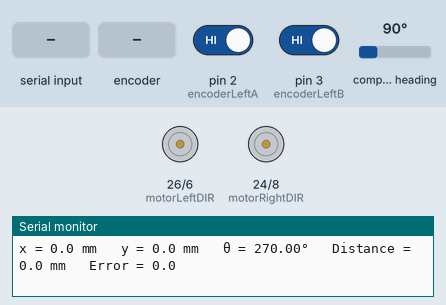
This sketch was run on a simulated Arduino Mega 2560, built with avr-gcc and run on an emulated ATmega2560. Parts: direction and speed pins drawn as motors (green arrow = direction pin HIGH = forward, orange = LOW = backward, longer = more drive), the last lines printed to the serial monitor. Inputs (shaded band) come from the test bench; at power-on: pin 2 (encoderLeftA) HIGH, pin 3 (encoderLeftB) HIGH, compass heading 90°.

Above: at 2.2 s.
2.3 s: "90,45\n" received over Serial
At 3.0 s:
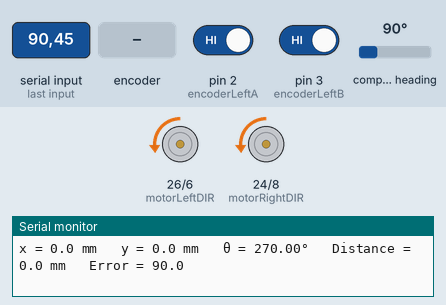
3.9 s: "200\n" received over Serial
At 4.8 s:
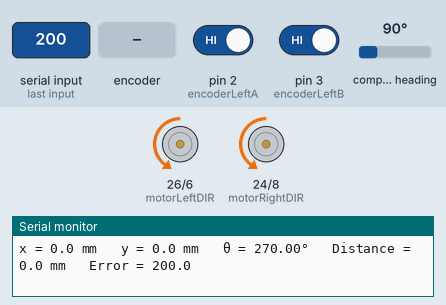
5.4 s: rotary encoder on pin 2 (encoderLeftA) / pin 3 (encoderLeftB) turned 2 steps (second pin leading)
At 6.0 s:
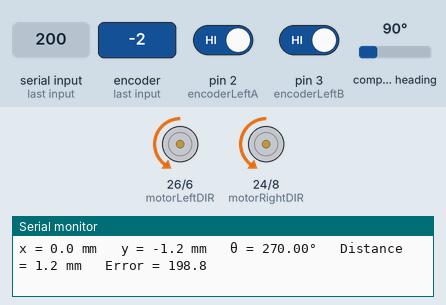
8.8 s: byte 10 ('\n') received over Serial
At 9.9 s:
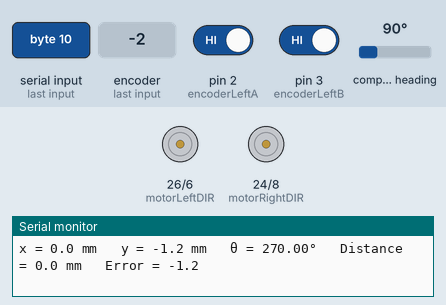
13.3 s: "5\n" received over Serial
At 14.7 s:
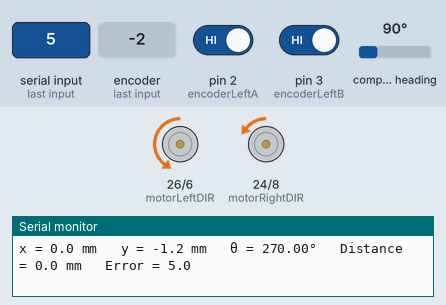
Timing chart, 0 to 16.3 s (numbered marks = the images above; inputs shaded):
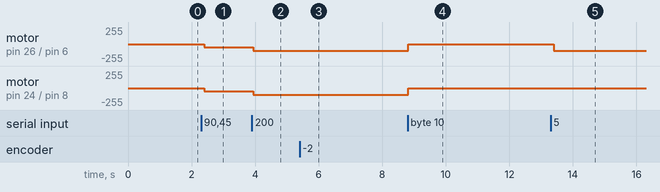

Measured:
- after the input at 2.3 s, motor on pin 26 (motorLeftDIR) / pin 6 (motorLeftPWM), motor on pin 24 (motorRightDIR) / pin 8 (motorRightPWM): stopped → backward 45/255 after 0.10 s
- after the input at 3.9 s, motor on pin 26 (motorLeftDIR) / pin 6 (motorLeftPWM), motor on pin 24 (motorRightDIR) / pin 8 (motorRightPWM): backward 45/255 → backward 100/255 after 0.05 s
- after the input at 5.4 s, motor on pin 26 (motorLeftDIR) / pin 6 (motorLeftPWM), motor on pin 24 (motorRightDIR) / pin 8 (motorRightPWM): backward 100/255 → backward 99/255 after 0.11 s
- after the input at 8.8 s, motor on pin 26 (motorLeftDIR) / pin 6 (motorLeftPWM), motor on pin 24 (motorRightDIR) / pin 8 (motorRightPWM): backward 99/255 → stopped at once
- after the input at 13.3 s, motor on pin 26 (motorLeftDIR) / pin 6 (motorLeftPWM): stopped → backward 99/255 after 0.09 s; motor on pin 24 (motorRightDIR) / pin 8 (motorRightPWM): stopped → backward 2/255 after 0.09 s

The sketch:

InputForward.ino
```cpp
/*
connections mecanum
DIR1 = 4
PWM1 = 5
DIR2 = 6
PWM2 = 7
GND = GND

IMU
VIN = 5V
GND = GND
SDA = 20 (MEGA)
SCL = 21 (MEGA)

ENCODER
ALEFT = 2
BLEFT = 3
ARIGHT = 19
BRIGHT = 18
*/

/*
connections omni
encoder 1
red 5v
black gnd
white -  2
green - 4

encoder 2
red - 5v
black - gnd
green - 3
white - 5

PWM1 - 6
DIR1 - 7
PWM2 - 8
DIR2 - 9
*/

#include <Arduino.h>
#include <Wire.h>
#include <Adafruit_Sensor.h>
#include <Adafruit_BNO055.h>
#include <utility/imumaths.h>

// ---------------- ENCODER PINS ----------------
const int encoderLeftA = 2;
const int encoderLeftB = 3;
const int encoderRightA = 13;
const int encoderRightB = 28;

// ---------------- MOTOR PINS ----------------
const int motorLeftPWM =6; // 7;
const int motorLeftDIR = 26;
const int motorRightPWM = 8; //5;
const int motorRightDIR = 24; //4;

// ---------------- ROBOT CONSTANTS ----------------
const float pulsesPerRevLeft = 400.0; //100.0;
const float pulsesPerRevRight = 400; //140.0;
const float wheelDiameter = 152.0;   // mm
const float wheelCircumference = PI * wheelDiameter;
const float wheelBase = 491.0; //325.0;       // mm

// ---------------- ENCODER COUNTS ----------------
volatile long leftPulses = 0;
volatile long rightPulses = 0;
long prevLeftPulses = 0;
long prevRightPulses = 0;

// ---------------- POSITION VARIABLES ----------------
float x = 0.0;    // mm
float y = 0.0;    // mm
float theta = 0.0; // degrees

// ---------------- PID Constants ----------------
double Kp = 0.5;
double Ki = 0.0;
double Kd = 0.0;

// ---------------- PID Variables ----------------
double setpoint = 0;  // target distance (mm)
double input = 0;     // current distance moved (mm)
double output = 0;    // PID output (speed)
double error, lastError = 0, integral = 0, derivative = 0;
unsigned long lastTime = 0;

// ---------------- IMU ----------------
Adafruit_BNO055 bno = Adafruit_BNO055(55, 0x28);

// ---------------- SERIAL INPUT ----------------
bool newTargetReceived = false;
String inputString = "";

// ---------------- INTERRUPTS ----------------
void leftEncoderISR() {
  int A = digitalRead(encoderLeftA);
  int B = digitalRead(encoderLeftB);
  if (A == B) leftPulses++;
  else leftPulses--;
}

void rightEncoderISR() {
  int A = digitalRead(encoderRightA);
  int B = digitalRead(encoderRightB);
  if (A == B) rightPulses++;
  else rightPulses--;
}

// ---------------- HELPER FUNCTIONS ----------------
float getYaw() {
  imu::Quaternion quat = bno.getQuat();
  float qw = quat.w(), qx = quat.x(), qy = quat.y(), qz = quat.z();
  float yawRad = atan2(2.0 * (qw * qz + qx * qy),
                       1.0 - 2.0 * (qy * qy + qz * qz));
  float yawDeg = yawRad * 180.0 / PI;
  if (yawDeg < 0) yawDeg += 360.0;
  return yawDeg;
}

double computePID(double setpoint, double input) {
  unsigned long now = millis();
  double dt = (now - lastTime) / 1000.0;
  if (dt <= 0) dt = 0.001;

  error = setpoint - input;
  integral += error * dt;
  derivative = (error - lastError) / dt;

  double output = Kp * error + Ki * integral + Kd * derivative;
  lastError = error;
  lastTime = now;
  return output;
}

void drive(double pidOutput) {
  int pwm = constrain(abs(pidOutput), 0, 255);

  if (pidOutput < 0) {
    // Move Forward
    digitalWrite(motorLeftDIR, HIGH);
    digitalWrite(motorRightDIR, HIGH);
  } else {
    // Move Backward
    digitalWrite(motorLeftDIR, LOW);
    digitalWrite(motorRightDIR, LOW);
  }

  analogWrite(motorLeftPWM, pwm);
  analogWrite(motorRightPWM, pwm);
}

// ---------------- SETUP ----------------
void setup() {
  Serial.begin(9600);
  Wire.begin();

  // IMU setup
  if (!bno.begin()) {
    Serial.println("BNO055 not detected!");
    while (1);
  }
  bno.setExtCrystalUse(true);
  delay(1000);

  // Encoder setup
  pinMode(encoderLeftA, INPUT_PULLUP);
  pinMode(encoderLeftB, INPUT_PULLUP);
  pinMode(encoderRightA, INPUT_PULLUP);
  pinMode(encoderRightB, INPUT_PULLUP);

  attachInterrupt(digitalPinToInterrupt(encoderLeftA), leftEncoderISR, RISING);
  attachInterrupt(digitalPinToInterrupt(encoderRightA), rightEncoderISR, RISING);

  // Motor setup
  pinMode(motorLeftPWM, OUTPUT);
  pinMode(motorLeftDIR, OUTPUT);
  pinMode(motorRightPWM, OUTPUT);
  pinMode(motorRightDIR, OUTPUT);

  Serial.println("Straight Motion PID Started...");
  Serial.println("Enter target distance in mm (e.g. 500 for forward, -500 for backward): ");
  lastTime = millis();
}

// ---------------- LOOP ----------------
void loop() {
  // ----------- Handle Serial Input -----------
  while (Serial.available()) {
    char c = Serial.read();
    if (c == '\n') {
      setpoint = inputString.toFloat();
      Serial.print("New target distance: ");
      Serial.print(setpoint);
      Serial.println(" mm");
      newTargetReceived = true;
      inputString = "";
    } else {
      inputString += c;
    }
  }

  // ----------- Update Encoders -----------
  long currentLeft = leftPulses;
  long currentRight = rightPulses;

  long deltaLeft = currentLeft - prevLeftPulses;
  long deltaRight = currentRight - prevRightPulses;

  prevLeftPulses = currentLeft;
  prevRightPulses = currentRight;

  float dLeft = (deltaLeft / pulsesPerRevLeft) * wheelCircumference;
  float dRight = (deltaRight / pulsesPerRevRight) * wheelCircumference;
  float dCenter = (dRight + dLeft) / 2.0;

  // ----------- Update IMU Heading -----------
  theta = getYaw();
  float thetaRad = radians(theta);

  // ----------- Update x and y Position -----------
  x += dCenter * cos(thetaRad);
  y += dCenter * sin(thetaRad);
  input += dCenter;  // for distance PID

  // ----------- PID Control -----------
  if (newTargetReceived) {
    double pidOut = computePID(setpoint, input);
    if (abs(error) < 5) { // within 5 mm
      analogWrite(motorLeftPWM, 0);
      analogWrite(motorRightPWM, 0);
      Serial.println("Target distance reached.");
      Serial.println("Enter next target (mm): ");
      newTargetReceived = false;
      input = 0;
      integral = 0;
      lastError = 0;
    } else {
      drive(pidOut);
    }
  } else {
    analogWrite(motorLeftPWM, 0);
    analogWrite(motorRightPWM, 0);
  }

  // ----------- Debug Print -----------
  Serial.print("x = ");
  Serial.print(x, 1);
  Serial.print(" mm\t y = ");
  Serial.print(y, 1);
  Serial.print(" mm\t θ = ");
  Serial.print(theta, 2);
  Serial.print("°\t Distance = ");
  Serial.print(input, 1);
  Serial.print(" mm\t Error = ");
  Serial.println(error, 1);

  delay(100);
}
```
